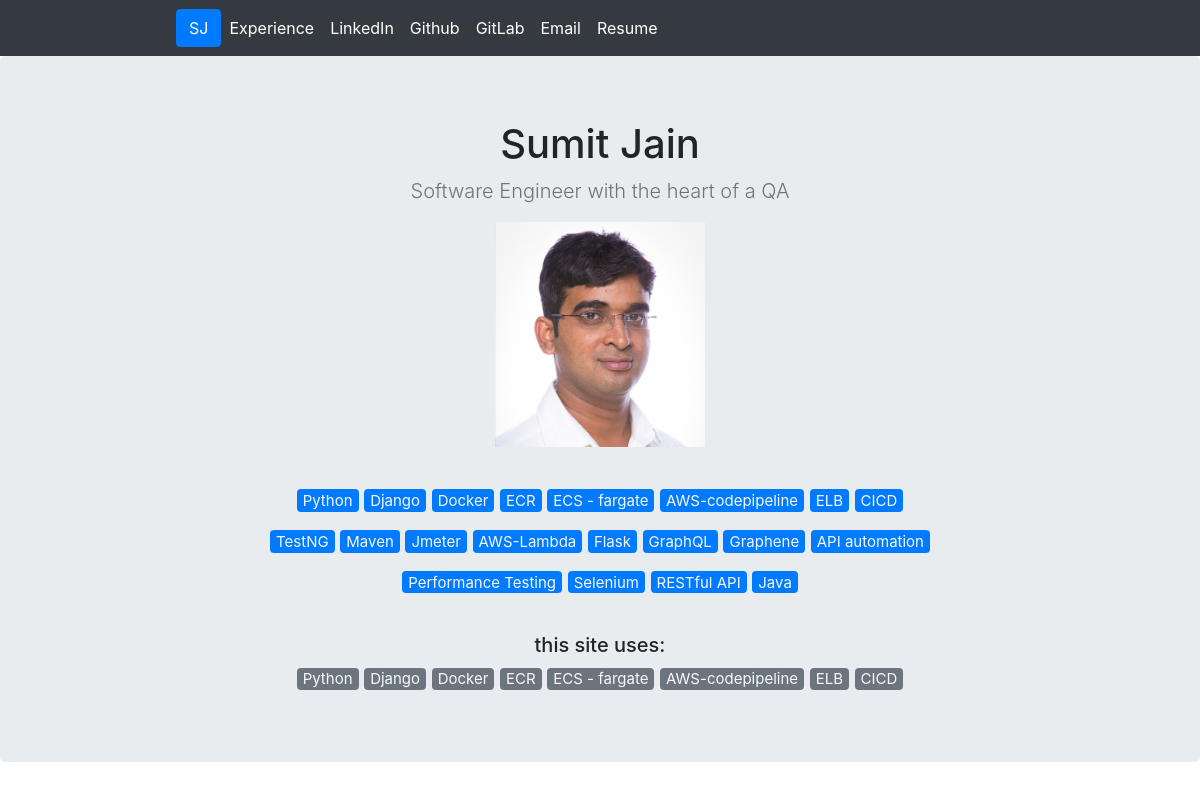
The page / on the database its author committed.
### app/models.py (models this page shows)
class Skill(models.Model):
    name = models.CharField(max_length=50, blank=True)

### app/views.py (the view)
# urls.py: path('', views.home, name='sumit'),
def home(request):
    skills = Skill.objects
    return render(request, 'app/sumit.html', {"skills": skills})

### app/templates/app/sumit.html (shortened to what this page needs)
<!doctype html>
<html lang="en">
  <head>
    {% load static %}
    <link rel="stylesheet" href="https://stackpath.bootstrapcdn.com/bootstrap/4.1.0/css/bootstrap.min.css">
  </head>
  <body>
    <header>
      <nav class="navbar navbar-expand-lg navbar-dark bg-dark">
         <a  href="{% url 'sumit' %}" class="btn btn-primary" style="margin-left:10rem; float:right" >SJ</a>
          <div class="collapse navbar-collapse" id="navbarNav">
            <ul class="navbar-nav">
              <li class="nav-item active">
                <a class="nav-link" href="{% url 'jobs' %}" target="_blank">Experience <span class="sr-only">(current)</span></a>
              </li>
              <li class="nav-item active">
                <a class="nav-link" href="https://www.linkedin.com/in/sumitj/" target="_blank">LinkedIn</a>
              </li>
              <li class="nav-item active">
                <a class="nav-link" href="https://github.com/SumitJainUTD" target="_blank">Github</a>
              </li>
              <li class="nav-item active">
                <a class="nav-link" href="https://gitlab.com/SumitJain007" target="_blank">GitLab</a>
              </li>
                <li class="nav-item active">
                <a class="nav-link" href="mailto:SumitJain0612@gmail.com" target="_blank">Email</a>
              </li>
                <li class="nav-item active">
                <a class="nav-link" href="https://app.box.com/s/tbkpgxb3eeip4hk837zhwn4gtmtblwz8" target="_blank">Resume</a>
              </li>
            </ul>
          </div>
      </nav>
    </header>
    <main role="main">
      <section class="jumbotron text-center">
        <div class="container">
          <h1 class="jumbotron-heading">Sumit Jain</h1>
          <p class="lead text-muted">Software Engineer with the heart of a QA</p>
          <img src="{% static 'sjain.png' %}" height=225/>
            <p>
                <h5 style="font-weight:normal">
                    {% for skill in skills.all %}
                        <span style="font-weight:normal" class="badge bg-primary text-light">{{ skill.name}}</span>
                    {% endfor %}
                </h5>
            </p>
            <br>
                <h5>
                    this site uses:
                </h5>
             <h5 style="font-weight:normal">
                    <span style="font-weight:normal" class="lead badge bg-secondary text-light">Python</span>
                    <span style="font-weight:normal" class="badge bg-secondary text-light">Django</span>
                    <span style="font-weight:normal" class="badge bg-secondary text-light">Docker</span>
                    <span style="font-weight:normal" class="badge bg-secondary text-light">ECR</span>
                    <span style="font-weight:normal" class="badge bg-secondary text-light">ECS - fargate</span>
                    <span style="font-weight:normal" class="badge bg-secondary text-light">AWS-codepipeline</span>
                    <span style="font-weight:normal" class="badge bg-secondary text-light">ELB</span>
                    <span style="font-weight:normal" class="badge bg-secondary text-light">CICD</span>
                </h5>
        </div>
      </section>
    </main>
  </body>
</html>

### rows shown on the page
Skill: name "Python"
Skill: name "Django"
Skill: name "Docker"
Skill: name "ECR"
Skill: name "ECS - fargate"
Skill: name "AWS-codepipeline"
Skill: name "ELB"
Skill: name "CICD"
Skill: name "TestNG"
Skill: name "Maven"
Skill: name "Jmeter"
Skill: name "AWS-Lambda"
Skill: name "Flask"
Skill: name "GraphQL"
Skill: name "Graphene"
Skill: name "API automation"
Skill: name "Performance Testing"
Skill: name "Selenium"
Skill: name "RESTful API"
Skill: name "Java"
